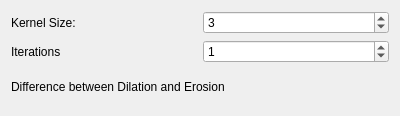
<?xml version="1.0" encoding="UTF-8"?>
<ui version="4.0">
 <class>morph</class>
 <widget class="QWidget" name="morph">
  <property name="geometry">
   <rect>
    <x>0</x>
    <y>0</y>
    <width>400</width>
    <height>116</height>
   </rect>
  </property>
  <property name="windowTitle">
   <string>Form</string>
  </property>
  <layout class="QGridLayout" name="gridLayout">
   <item row="0" column="0">
    <widget class="QLabel" name="label">
     <property name="text">
      <string>Kernel Size:</string>
     </property>
    </widget>
   </item>
   <item row="0" column="1">
    <widget class="QSpinBox" name="size">
     <property name="minimum">
      <number>1</number>
     </property>
     <property name="singleStep">
      <number>2</number>
     </property>
     <property name="value">
      <number>3</number>
     </property>
    </widget>
   </item>
   <item row="1" column="0">
    <widget class="QLabel" name="label_3">
     <property name="text">
      <string>Iterations</string>
     </property>
    </widget>
   </item>
   <item row="1" column="1">
    <widget class="QSpinBox" name="iterations">
     <property name="value">
      <number>1</number>
     </property>
    </widget>
   </item>
   <item row="2" column="0" colspan="2">
    <widget class="QLabel" name="label_2">
     <property name="text">
      <string>Difference between Dilation and Erosion</string>
     </property>
    </widget>
   </item>
  </layout>
 </widget>
 <resources/>
 <connections/>
</ui>
